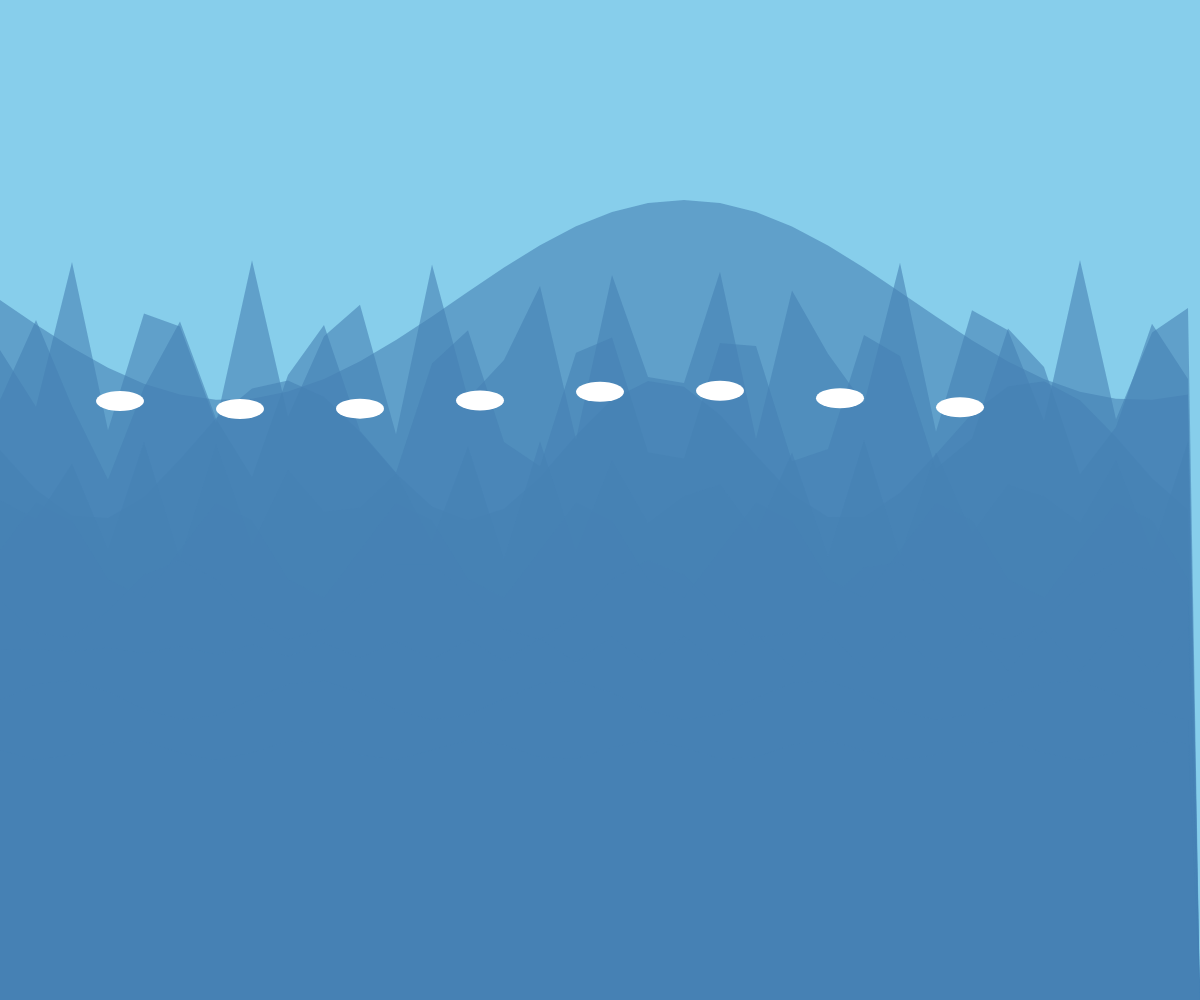
Frame 1 (no input)
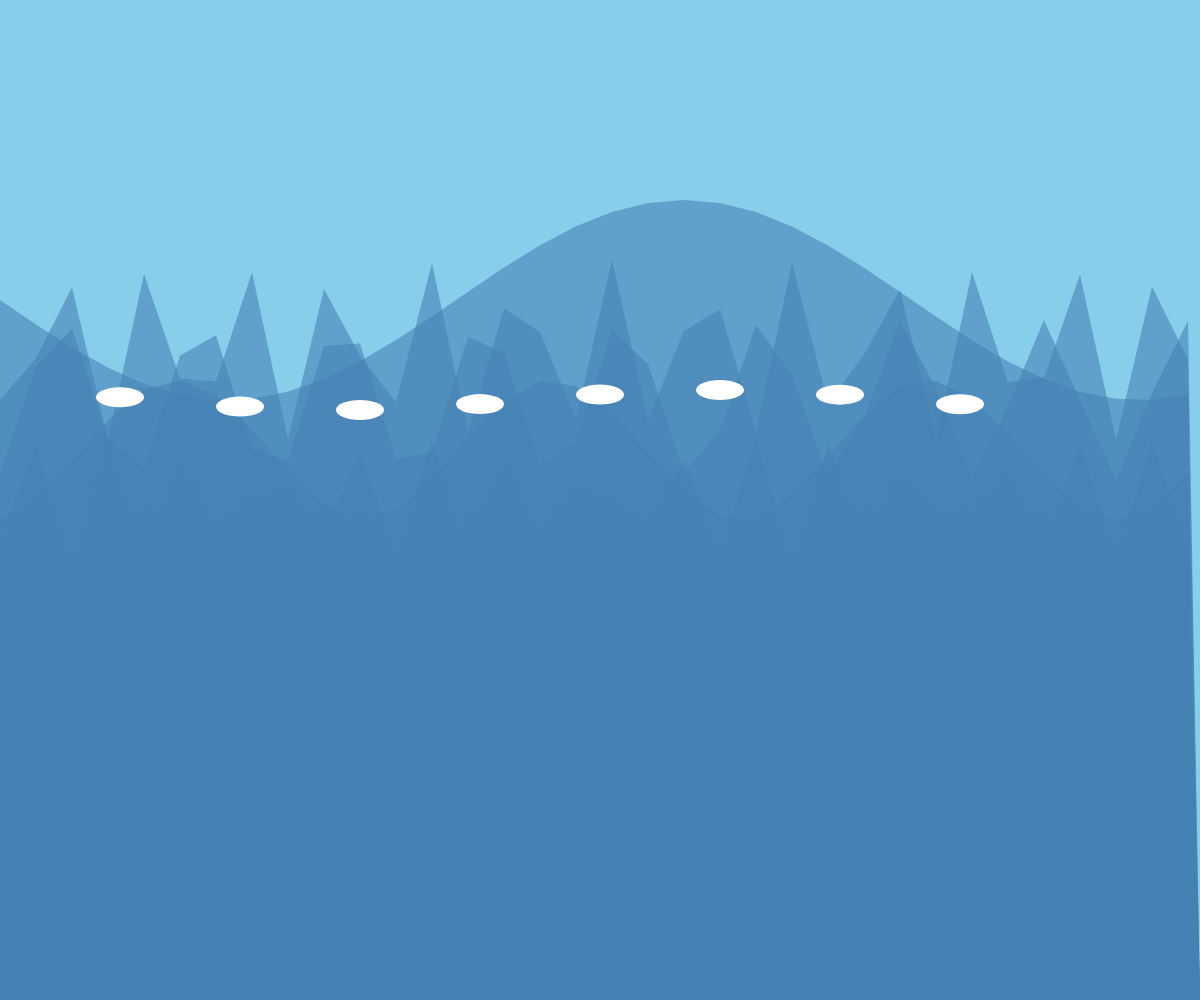
Frame 60 (no input)
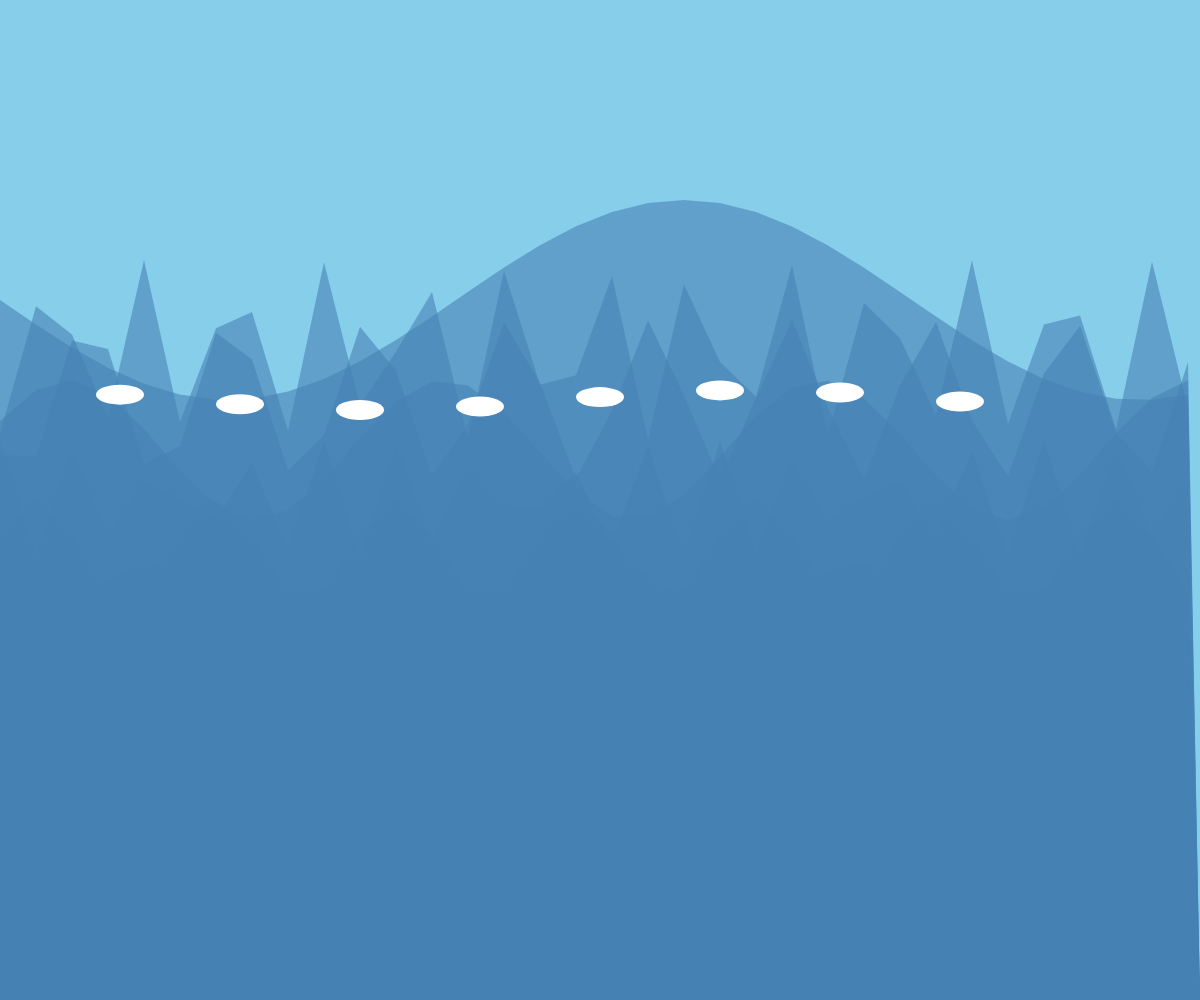
Frame 120 (the mouse pressed at the canvas centre since frame 60)

The p5.js sketch that drew these frames (run headless with seeded random() and noise() and a simulated clock; from frame 60 on, the mouse is pressed at the canvas centre):

// p5.js sketch
// ── sketch.js
let waveOffset = 0;
function setup() {
  createCanvas(windowWidth, windowHeight);
  noStroke();
}

function draw() {
  background(135, 206, 235); 
  for (let i = 0; i < 10; i++) {
    drawWave(height * 0.3 + i * (height * 0.05), (height * 0.1) - i * (height * 0.01), width * 0.08 - i * 5, i * 0.2);
  }

  // Additional small waves on top
  drawSmallWaves();
  waveOffset += 0.05;
}
function drawWave(y, amplitude, frequency, speedFactor) {
  fill(70, 130, 180, 150);
  beginShape();
  for (let x = 0; x <= width; x += width * 0.03) { // 
    let angle = (x * frequency + waveOffset * speedFactor);
    let waveHeight = sin(angle) * amplitude;
    vertex(x, y + waveHeight);
  }
  vertex(width, height);
  vertex(0, height);     
  endShape(CLOSE);
}
function drawSmallWaves() {
  fill(255);
  for (let i = 0; i < 8; i++) {
    let x = (width * 0.1) + i * (width * 0.1);
    let y = height * 0.4 + sin(i + frameCount * 0.1) * (height * 0.01);
    ellipse(x, y, width * 0.04, height * 0.02); 
  }
}
function windowResized() {
  resizeCanvas(windowWidth, windowHeight);
}
